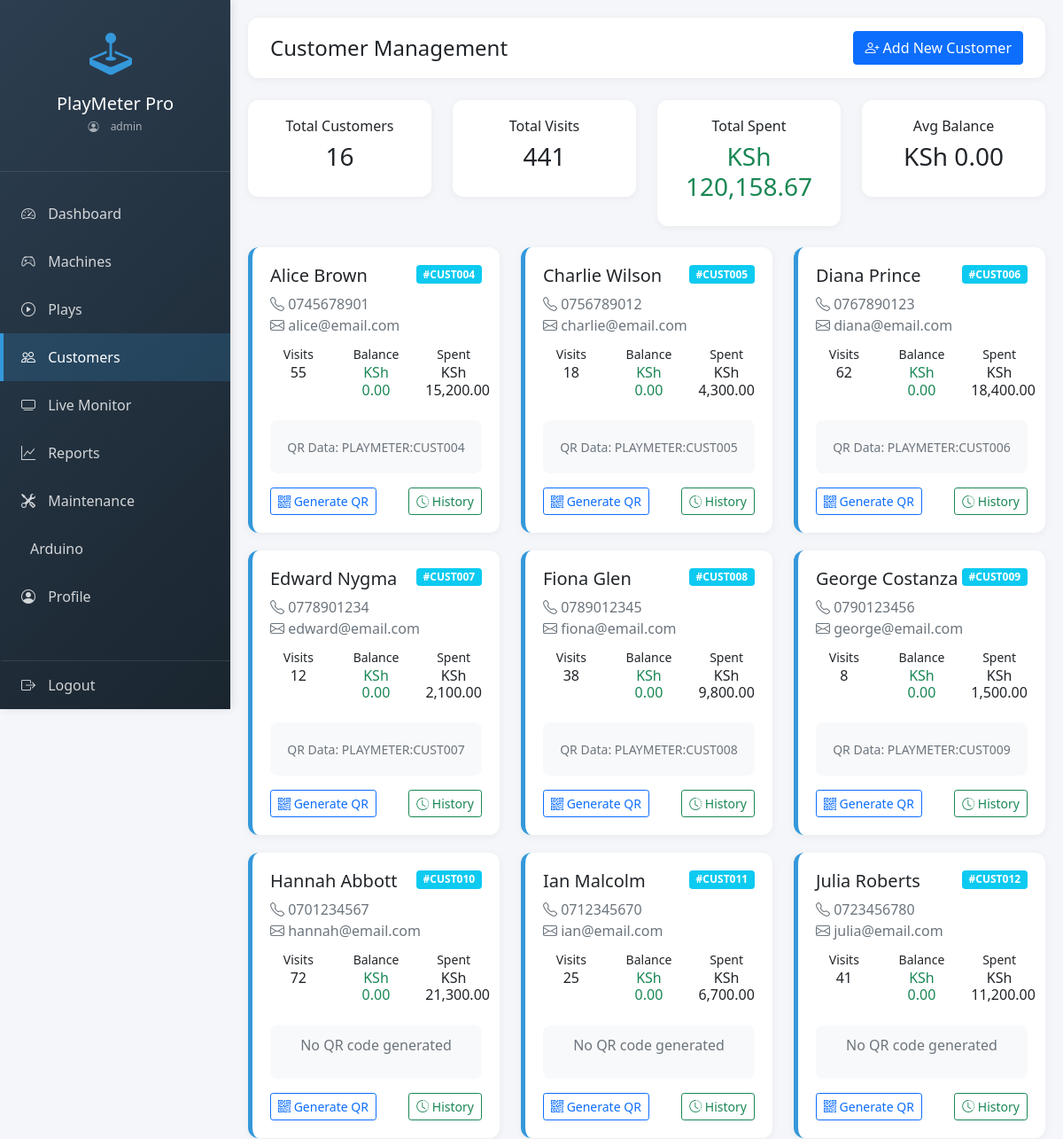
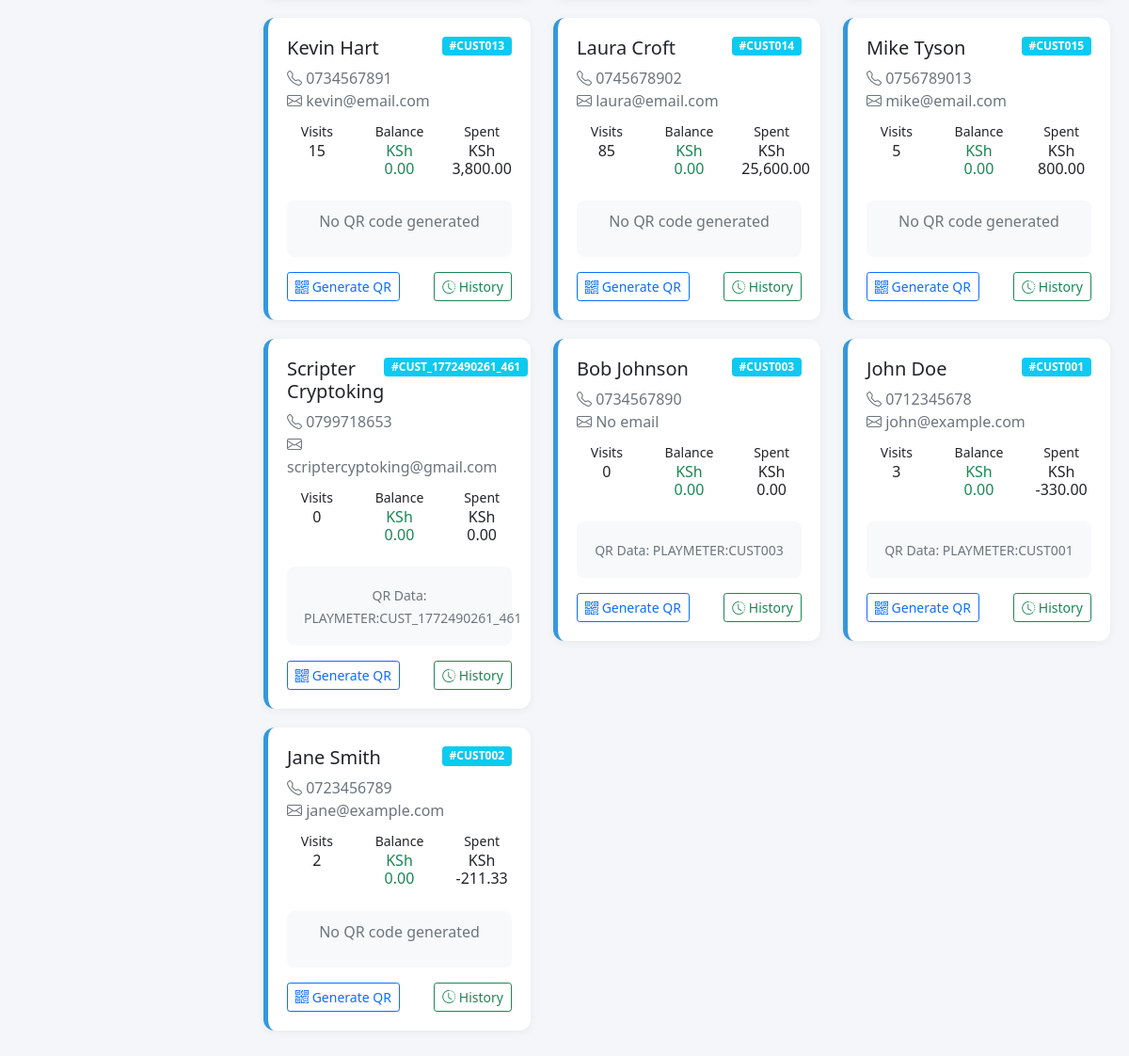
/customers.php (signed in), run on the app's committed database (2 pictures, top to bottom).
### tables this page shows
CREATE TABLE `customers` (
  `id` int NOT NULL,
  `customer_code` varchar(50) NOT NULL,
  `full_name` varchar(100) NOT NULL,
  `phone_number` varchar(15) DEFAULT NULL,
  `email` varchar(100) DEFAULT NULL,
  `qr_code` text,
  `balance` decimal(10,2) DEFAULT '0.00',
  `total_visits` int DEFAULT '0',
  `total_spent` decimal(10,2) DEFAULT '0.00',
  `created_at` timestamp NULL DEFAULT CURRENT_TIMESTAMP,
  `updated_at` timestamp NULL DEFAULT CURRENT_TIMESTAMP ON UPDATE CURRENT_TIMESTAMP
);

### customers.php (the view, shortened to what this page needs)
<?php
$database = new Database();
$db = $database->getConnection();
$query = "SELECT * FROM customers ORDER BY created_at DESC";
$customers = $db->query($query);
$stats = $db->query("
    SELECT
        COUNT(*) as total_customers,
        SUM(total_visits) as total_visits,
        SUM(total_spent) as total_spent,
        AVG(balance) as avg_balance
    FROM customers
")->fetch(PDO::FETCH_ASSOC);
?>
<!DOCTYPE html>
<html lang="en">
<head>
    <link href="https://cdn.jsdelivr.net/npm/bootstrap@5.1.3/dist/css/bootstrap.min.css" rel="stylesheet">
    <link rel="stylesheet" href="https://cdn.jsdelivr.net/npm/bootstrap-icons@1.8.1/font/bootstrap-icons.css">
</head>
<body>
    <div class="sidebar">
        <div style="padding: 25px 20px; text-align: center; border-bottom: 1px solid rgba(255,255,255,0.1);">
            <i class="bi bi-joystick" style="font-size: 3rem; color: #3498db;"></i>
            <h5 class="mt-2 mb-0">PlayMeter Pro</h5>
            <p style="font-size: 12px; color: rgba(255,255,255,0.6); margin-top: 5px;">
                <i class="bi bi-person-circle"></i> <?php echo $_SESSION['username']; ?>
            </p>
        </div>
        <nav style="margin-top: 20px;">
            <a href="index.php" class="<?php echo basename($_SERVER['PHP_SELF']) == 'index.php' ? 'active' : ''; ?>">
                <i class="bi bi-speedometer2"></i> Dashboard
            </a>
            <a href="machines.php" class="<?php echo basename($_SERVER['PHP_SELF']) == 'machines.php' ? 'active' : ''; ?>">
                <i class="bi bi-controller"></i> Machines
            </a>
            <a href="plays.php" class="<?php echo basename($_SERVER['PHP_SELF']) == 'plays.php' ? 'active' : ''; ?>">
                <i class="bi bi-play-circle"></i> Plays
            </a>
            <a href="customers.php" class="<?php echo basename($_SERVER['PHP_SELF']) == 'customers.php' ? 'active' : ''; ?>">
                <i class="bi bi-people"></i> Customers
            </a>
            <a href="session_monitor.php" class="<?php echo basename($_SERVER['PHP_SELF']) == 'session_monitor.php' ? 'active' : ''; ?>">
                <i class="bi bi-tv"></i> Live Monitor
            </a>
            <a href="reports.php" class="<?php echo basename($_SERVER['PHP_SELF']) == 'reports.php' ? 'active' : ''; ?>">
                <i class="bi bi-graph-up"></i> Reports
            </a>
            <a href="maintenance.php" class="<?php echo basename($_SERVER['PHP_SELF']) == 'maintenance.php' ? 'active' : ''; ?>">
                <i class="bi bi-tools"></i> Maintenance
            </a>
            <a href="arduino_settings.php" class="<?php echo basename($_SERVER['PHP_SELF']) == 'arduino_settings.php' ? 'active' : ''; ?>">
                <i class="bi bi-microchip"></i> Arduino
            </a>
            <a href="profile.php" class="<?php echo basename($_SERVER['PHP_SELF']) == 'profile.php' ? 'active' : ''; ?>">
                <i class="bi bi-person-circle"></i> Profile
            </a>
            <a href="logout.php" style="border-top: 1px solid rgba(255,255,255,0.1); margin-top: 20px; position: absolute; bottom: 0; width: 100%;">
                <i class="bi bi-box-arrow-right"></i> Logout
            </a>
        </nav>
    </div>
    <div class="content">
        <div class="navbar-top d-flex justify-content-between align-items-center">
            <h4 class="mb-0">Customer Management</h4>
            <div>
                <a href="add_customer.php" class="btn btn-primary">
                    <i class="bi bi-person-plus"></i> Add New Customer
                </a>
            </div>
        </div>
        <div class="row mb-4">
            <div class="col-md-3">
                <div class="stat-card text-center">
                    <h6>Total Customers</h6>
                    <h3><?php echo $stats['total_customers'] ?? 0; ?></h3>
                </div>
            </div>
            <div class="col-md-3">
                <div class="stat-card text-center">
                    <h6>Total Visits</h6>
                    <h3><?php echo $stats['total_visits'] ?? 0; ?></h3>
                </div>
            </div>
            <div class="col-md-3">
                <div class="stat-card text-center">
                    <h6>Total Spent</h6>
                    <h3 class="text-success">KSh <?php echo number_format($stats['total_spent'] ?? 0, 2); ?></h3>
                </div>
            </div>
            <div class="col-md-3">
                <div class="stat-card text-center">
                    <h6>Avg Balance</h6>
                    <h3>KSh <?php echo number_format($stats['avg_balance'] ?? 0, 2); ?></h3>
                </div>
            </div>
        </div>
        <div class="row">
            <?php if($customers->rowCount() > 0): ?>
                <?php while($customer = $customers->fetch(PDO::FETCH_ASSOC)): ?>
                <div class="col-md-4">
                    <div class="customer-card">
                        <div class="d-flex justify-content-between align-items-start">
                            <h5><?php echo htmlspecialchars($customer['full_name']); ?></h5>
                            <span class="badge bg-info">#<?php echo $customer['customer_code']; ?></span>
                        </div>
                        <p class="text-muted mb-2">
                            <i class="bi bi-telephone"></i> <?php echo $customer['phone_number'] ?: 'No phone'; ?><br>
                            <i class="bi bi-envelope"></i> <?php echo $customer['email'] ?: 'No email'; ?>
                        </p>
                        <div class="row text-center mb-3">
                            <div class="col-4">
                                <small>Visits</small>
                                <h6><?php echo $customer['total_visits']; ?></h6>
                            </div>
                            <div class="col-4">
                                <small>Balance</small>
                                <h6 class="<?php echo $customer['balance'] > 0 ? 'text-warning' : 'text-success'; ?>">
                                    KSh <?php echo number_format($customer['balance'], 2); ?>
                                </h6>
                            </div>
                            <div class="col-4">
                                <small>Spent</small>
                                <h6>KSh <?php echo number_format($customer['total_spent'], 2); ?></h6>
                            </div>
                        </div>
                        <div class="qr-code mb-3">
                            <?php if($customer['qr_code']): ?>
                                <div class="bg-light p-2 rounded">
                                    <small class="text-muted">QR Data: <?php echo $customer['qr_code']; ?></small>
                                </div>
                            <?php else: ?>
                                <p class="text-muted">No QR code generated</p>
                            <?php endif; ?>
                        </div>
                        <div class="d-flex justify-content-between">
                            <a href="generate_qr.php?customer_id=<?php echo $customer['id']; ?>" class="btn btn-sm btn-outline-primary">
                                <i class="bi bi-qr-code"></i> Generate QR
                            </a>
                            <a href="customer_history.php?id=<?php echo $customer['id']; ?>" class="btn btn-sm btn-outline-success">
                                <i class="bi bi-clock-history"></i> History
                            </a>
                        </div>
                    </div>
                </div>
                <?php endwhile; ?>
            <?php endif; ?>
        </div>
    </div>
</body>
</html>

### customers.php (style rules this page uses)
body { background: #f4f6f9; font-family: 'Segoe UI', Tahoma, Geneva, Verdana, sans-serif; }
.sidebar { min-height: 100vh; background: linear-gradient(135deg, #2c3e50 0%, #1a252f 100%); color: white; position: fixed; width: 260px; box-shadow: 2px 0 10px rgba(0,0,0,0.1); }
.sidebar a { color: rgba(255,255,255,0.8); text-decoration: none; padding: 15px 20px; display: block; transition: all 0.3s; border-left: 4px solid transparent; }
.sidebar a.active { background: rgba(52, 152, 219, 0.2); color: white; border-left-color: #3498db; }
.sidebar i { margin-right: 10px; width: 20px; }
.content { margin-left: 260px; padding: 20px; }
.navbar-top { background: white; padding: 15px 25px; margin-bottom: 25px; border-radius: 12px; box-shadow: 0 2px 10px rgba(0,0,0,0.05); }
.customer-card { background: white; border-radius: 12px; padding: 20px; margin-bottom: 20px; box-shadow: 0 2px 10px rgba(0,0,0,0.05); transition: transform 0.3s; border-left: 5px solid #3498db; }
.qr-code { text-align: center; padding: 10px; background: #f8f9fa; border-radius: 8px; }
.stat-card { background: white; border-radius: 12px; padding: 20px; box-shadow: 0 2px 10px rgba(0,0,0,0.05); }

### data on the page
customers: full_name "Alice Brown", customer_code "CUST004", phone_number "0745678901", email "alice@email.com", total_visits "55", balance "0.00", total_spent "15,200.00", qr_code "PLAYMETER:CUST004"
customers: full_name "Charlie Wilson", customer_code "CUST005", phone_number "0756789012", email "charlie@email.com", total_visits "18", balance "0.00", total_spent "4,300.00", qr_code "PLAYMETER:CUST005"
customers: full_name "Diana Prince", customer_code "CUST006", phone_number "0767890123", email "diana@email.com", total_visits "62", balance "0.00", total_spent "18,400.00", qr_code "PLAYMETER:CUST006"
customers: full_name "Edward Nygma", customer_code "CUST007", phone_number "0778901234", email "edward@email.com", total_visits "12", balance "0.00", total_spent "2,100.00", qr_code "PLAYMETER:CUST007"
customers: full_name "Fiona Glen", customer_code "CUST008", phone_number "0789012345", email "fiona@email.com", total_visits "38", balance "0.00", total_spent "9,800.00", qr_code "PLAYMETER:CUST008"
customers: full_name "George Costanza", customer_code "CUST009", phone_number "0790123456", email "george@email.com", total_visits "8", balance "0.00", total_spent "1,500.00", qr_code "PLAYMETER:CUST009"
customers: full_name "Hannah Abbott", customer_code "CUST010", phone_number "0701234567", email "hannah@email.com", total_visits "72", balance "0.00", total_spent "21,300.00", shows "No QR code generated"
customers: full_name "Ian Malcolm", customer_code "CUST011", phone_number "0712345670", email "ian@email.com", total_visits "25", balance "0.00", total_spent "6,700.00", shows "No QR code generated"
customers: full_name "Julia Roberts", customer_code "CUST012", phone_number "0723456780", email "julia@email.com", total_visits "41", balance "0.00", total_spent "11,200.00", shows "No QR code generated"
customers: full_name "Kevin Hart", customer_code "CUST013", phone_number "0734567891", email "kevin@email.com", total_visits "15", balance "0.00", total_spent "3,800.00", shows "No QR code generated"
customers: full_name "Laura Croft", customer_code "CUST014", phone_number "0745678902", email "laura@email.com", total_visits "85", balance "0.00", total_spent "25,600.00", shows "No QR code generated"
customers: full_name "Mike Tyson", customer_code "CUST015", phone_number "0756789013", email "mike@email.com", total_visits "5", balance "0.00", total_spent "800.00", shows "No QR code generated"
customers: full_name "Scripter Cryptoking", customer_code "CUST_1772490261_461", phone_number "0799718653", email "scriptercyptoking@gmail.com", total_visits "0", balance "0.00", total_spent "0.00", qr_code "PLAYMETER:CUST_1772490261_461"
customers: full_name "Bob Johnson", customer_code "CUST003", phone_number "0734567890", email "No email", total_visits "0", balance "0.00", total_spent "0.00", qr_code "PLAYMETER:CUST003"
customers: full_name "John Doe", customer_code "CUST001", phone_number "0712345678", email "john@example.com", total_visits "3", balance "0.00", total_spent "-330.00", qr_code "PLAYMETER:CUST001"
customers: full_name "Jane Smith", customer_code "CUST002", phone_number "0723456789", email "jane@example.com", total_visits "2", balance "0.00", total_spent "-211.33", shows "No QR code generated"

### other printed values
$_SESSION['username'] "admin"
$stats['total_customers'] "16"
$stats['total_visits'] "441"
$stats['total_spent'] "120,158.67"
$stats['avg_balance'] "0.00"
